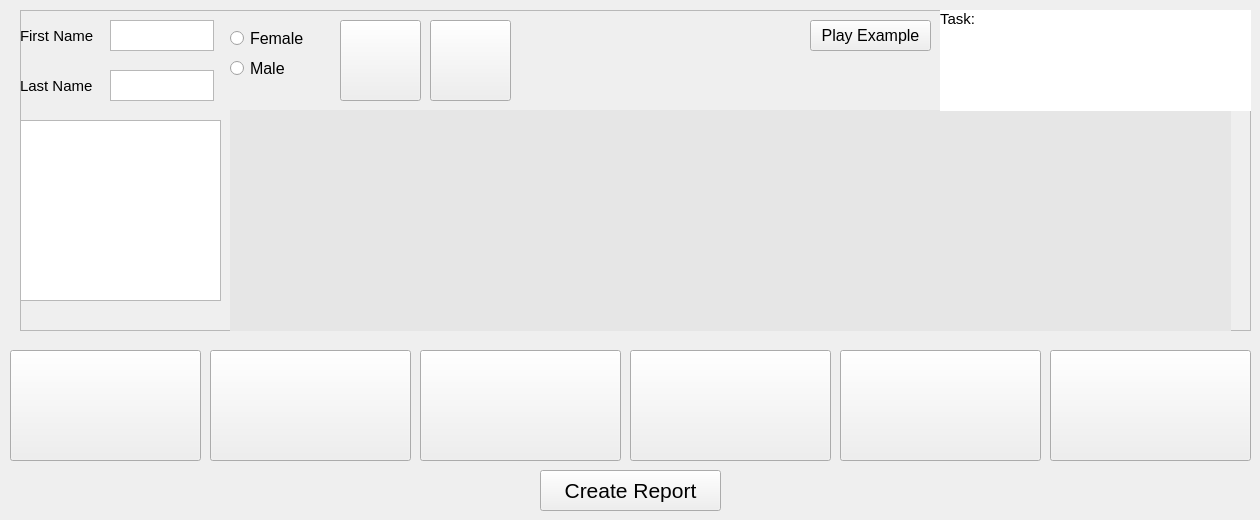
    <widget class="QWidget" name="tab">
     <attribute name="title">
      <string>Neuro Speech</string>
     </attribute>
     <widget class="QPushButton" name="pushButton">
      <property name="geometry">
       <rect>
        <x>10</x>
        <y>350</y>
        <width>191</width>
        <height>111</height>
       </rect>
      </property>
      <property name="text">
       <string/>
      </property>
      <property name="iconSize">
       <size>
        <width>100</width>
        <height>100</height>
       </size>
      </property>
     </widget>
     <widget class="QPushButton" name="pushButton_3">
      <property name="geometry">
       <rect>
        <x>420</x>
        <y>350</y>
        <width>201</width>
        <height>111</height>
       </rect>
      </property>
      <property name="text">
       <string/>
      </property>
     </widget>
     <widget class="QPushButton" name="pushButton_4">
      <property name="geometry">
       <rect>
        <x>840</x>
        <y>350</y>
        <width>201</width>
        <height>111</height>
       </rect>
      </property>
      <property name="text">
       <string/>
      </property>
     </widget>
     <widget class="QPushButton" name="pushButton_2">
      <property name="geometry">
       <rect>
        <x>210</x>
        <y>350</y>
        <width>201</width>
        <height>111</height>
       </rect>
      </property>
      <property name="text">
       <string/>
      </property>
     </widget>
     <widget class="QFrame" name="frame">
      <property name="geometry">
       <rect>
        <x>20</x>
        <y>10</y>
        <width>1231</width>
        <height>321</height>
       </rect>
      </property>
      <property name="frameShape">
       <enum>QFrame::StyledPanel</enum>
      </property>
      <property name="frameShadow">
       <enum>QFrame::Raised</enum>
      </property>
      <widget class="QPushButton" name="pushButton_5">
       <property name="geometry">
        <rect>
         <x>320</x>
         <y>10</y>
         <width>81</width>
         <height>81</height>
        </rect>
       </property>
       <property name="text">
        <string/>
       </property>
      </widget>
      <widget class="QPushButton" name="pushButton_6">
       <property name="geometry">
        <rect>
         <x>410</x>
         <y>10</y>
         <width>81</width>
         <height>81</height>
        </rect>
       </property>
       <property name="text">
        <string/>
       </property>
      </widget>
      <widget class="QPushButton" name="pushButton_7">
       <property name="geometry">
        <rect>
         <x>790</x>
         <y>10</y>
         <width>121</width>
         <height>31</height>
        </rect>
       </property>
       <property name="font">
        <font>
         <pointsize>12</pointsize>
        </font>
       </property>
       <property name="text">
        <string>Play Example</string>
       </property>
      </widget>
      <widget class="QLabel" name="label">
       <property name="geometry">
        <rect>
         <x>0</x>
         <y>15</y>
         <width>91</width>
         <height>21</height>
        </rect>
       </property>
       <property name="font">
        <font>
         <pointsize>11</pointsize>
        </font>
       </property>
       <property name="text">
        <string>First Name</string>
       </property>
      </widget>
      <widget class="QLabel" name="label_2">
       <property name="geometry">
        <rect>
         <x>0</x>
         <y>65</y>
         <width>81</width>
         <height>21</height>
        </rect>
       </property>
       <property name="font">
        <font>
         <pointsize>11</pointsize>
        </font>
       </property>
       <property name="text">
        <string>Last Name</string>
       </property>
      </widget>
      <widget class="QTextEdit" name="textEdit">
       <property name="geometry">
        <rect>
         <x>90</x>
         <y>10</y>
         <width>104</width>
         <height>31</height>
        </rect>
       </property>
      </widget>
      <widget class="QTextEdit" name="textEdit_2">
       <property name="geometry">
        <rect>
         <x>90</x>
         <y>60</y>
         <width>104</width>
         <height>31</height>
        </rect>
       </property>
      </widget>
      <widget class="QCustomPlot" name="customPlot" native="true">
       <property name="geometry">
        <rect>
         <x>210</x>
         <y>100</y>
         <width>1001</width>
         <height>221</height>
        </rect>
       </property>
       <property name="styleSheet">
        <string notr="true">background-color: rgb(230, 230, 230);</string>
       </property>
      </widget>
      <widget class="QWidget" name="layoutWidget">
       <property name="geometry">
        <rect>
         <x>501</x>
         <y>9</y>
         <width>281</width>
         <height>81</height>
        </rect>
       </property>
       <layout class="QVBoxLayout" name="levelsLayout_2"/>
      </widget>
      <widget class="QRadioButton" name="radioButton_1">
       <property name="geometry">
        <rect>
         <x>210</x>
         <y>20</y>
         <width>82</width>
         <height>17</height>
        </rect>
       </property>
       <property name="font">
        <font>
         <pointsize>12</pointsize>
        </font>
       </property>
       <property name="text">
        <string>Female</string>
       </property>
       <property name="iconSize">
        <size>
         <width>18</width>
         <height>18</height>
        </size>
       </property>
      </widget>
      <widget class="QRadioButton" name="radioButton_2">
       <property name="geometry">
        <rect>
         <x>210</x>
         <y>50</y>
         <width>82</width>
         <height>17</height>
        </rect>
       </property>
       <property name="font">
        <font>
         <pointsize>12</pointsize>
        </font>
       </property>
       <property name="text">
        <string>Male</string>
       </property>
      </widget>
      <widget class="QLabel" name="label_97">
       <property name="geometry">
        <rect>
         <x>920</x>
         <y>0</y>
         <width>311</width>
         <height>101</height>
        </rect>
       </property>
       <property name="font">
        <font>
         <pointsize>11</pointsize>
        </font>
       </property>
       <property name="layoutDirection">
        <enum>Qt::LeftToRight</enum>
       </property>
       <property name="styleSheet">
        <string notr="true">background-color: rgb(255, 255, 255);
border-color: rgb(0, 0, 0);</string>
       </property>
       <property name="text">
        <string>Task:</string>
       </property>
       <property name="alignment">
        <set>Qt::AlignLeading|Qt::AlignLeft|Qt::AlignTop</set>
       </property>
      </widget>
     </widget>
     <widget class="QPushButton" name="pushButton_8">
      <property name="geometry">
       <rect>
        <x>540</x>
        <y>470</y>
        <width>181</width>
        <height>41</height>
       </rect>
      </property>
      <property name="font">
       <font>
        <pointsize>16</pointsize>
        <weight>50</weight>
        <bold>false</bold>
       </font>
      </property>
      <property name="text">
       <string>Create Report</string>
      </property>
     </widget>
     <widget class="QPushButton" name="pushButton_9">
      <property name="geometry">
       <rect>
        <x>1050</x>
        <y>350</y>
        <width>201</width>
        <height>111</height>
       </rect>
      </property>
      <property name="text">
       <string/>
      </property>
     </widget>
     <widget class="QPushButton" name="pushButton_10">
      <property name="geometry">
       <rect>
        <x>630</x>
        <y>350</y>
        <width>201</width>
        <height>111</height>
       </rect>
      </property>
      <property name="text">
       <string/>
      </property>
     </widget>
     <widget class="QListWidget" name="listWidget">
      <property name="geometry">
       <rect>
        <x>20</x>
        <y>120</y>
        <width>201</width>
        <height>181</height>
       </rect>
      </property>
      <property name="font">
       <font>
        <pointsize>10</pointsize>
       </font>
      </property>
     </widget>
    </widget>
